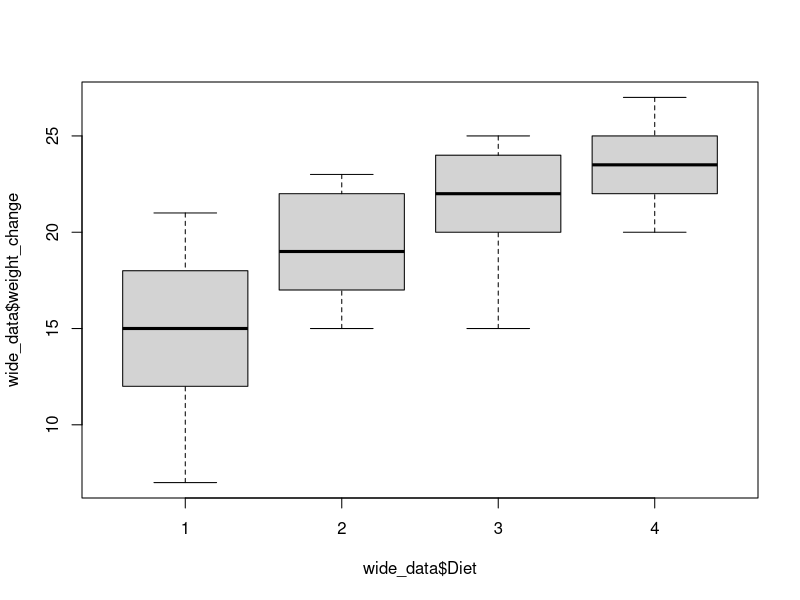

Write R code to recreate this figure.
## ---- chunk 1
knitr::opts_chunk$set(echo = TRUE)
## ---- chunk 2
head(ChickWeight)
## ---- chunk 3
table(ChickWeight$Diet == 1)
## ---- chunk 4
df1 <- ChickWeight[ChickWeight$Diet == 1 & ChickWeight$Time %in% c(0,4), ]
## ---- chunk 5
head(df1)
## ---- chunk 6
library(tidyr)

wide_data <- pivot_wider(df1,
                         id_cols = Chick,
                         names_from = Time,
                         values_from = weight,
                         names_prefix = "Time_")

wide_data <- na.omit(wide_data)

print(wide_data)

wilcox.test(wide_data$Time_4, wide_data$Time_0, paired = TRUE, alternative = "two.sided")
## ---- chunk 7
df3 <- ChickWeight[ChickWeight$Time %in% c(0,4), ]
head(df3)
## ---- chunk 8
library(tidyr)
library(dplyr)

diet_info <- df3 %>% 
  filter(Time == 0) %>% 
  select(Chick, Diet)

wide_data <- df3 %>%
  pivot_wider(
    id_cols = Chick,
    names_from = Time,
    values_from = weight,
    names_prefix = "Time_"
  )
wide_data <- left_join(wide_data, diet_info, by = "Chick")

wide_data$weight_change <- wide_data$Time_4 - wide_data$Time_0

print(wide_data)
## ---- chunk 9
boxplot(wide_data$weight_change ~ wide_data$Diet)
## ---- chunk 10
by(wide_data$weight_change,wide_data$Diet,median)
## ---- chunk 11
kruskal.test(weight_change ~ Diet , data = wide_data)
